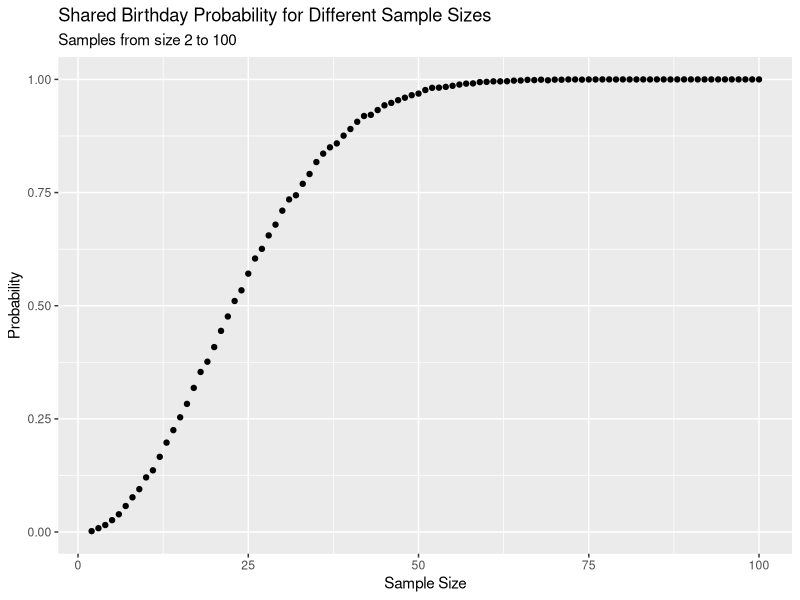

Recreate this plot in R.
## ---- chunk 1
knitr::opts_chunk$set(echo = TRUE)
## ---- chunk 2
library(ggplot2)
## ---- chunk 3
rbinom(10, size = 1000, p = .1)

rpois(10, lambda = 100)

rgeom(10, prob = .3)

rexp(10, rate = .06)

rt(10, df = 600, ncp = 5)
## ---- chunk 4
one_die <- function(){
  toss.result <- sample(c(1,2,3,4,5,6), 4, replace = TRUE)
  if(6 %in% toss.result){
    six.rolled <- TRUE
  }
  else{
    six.rolled <- FALSE
  }
  return(six.rolled)
}

six.in.4.rolls <- replicate(100000, one_die())
six.probability <- sum(six.in.4.rolls) / 100000
six.probability
## ---- chunk 5
six_dice <- function(){
  toss.list <- list()
  sixes.rolled <- FALSE
  for(i in 1:24){
    toss.list[[i]] <- sample(c(1,2,3,4,5,6), 2, replace = TRUE)
  }
  for(element in toss.list){
    if(sum(element) == 12){
      sixes.rolled <- TRUE
    }
  }
  return(sixes.rolled)
}

sixes.in.24.rolls <- replicate(100000, six_dice())
sixes.probability <- sum(sixes.in.24.rolls) / 100000
sixes.probability
## ---- chunk 6
birthday_similar <- function(n){
  birthdays <- sample(1:365, n, replace = TRUE)
  if(length(unique(birthdays)) == length(birthdays)){
    in.common <- FALSE
  }
  else{
    in.common <- TRUE
  }
  return(in.common)
}

birthday.23.people <- replicate(100000, birthday_similar(23))
prob.23.people <- sum(birthday.23.people) / 100000
prob.23.people

birthday.70.people <- replicate(100000, birthday_similar(70))
prob.70.people <- sum(birthday.70.people) / 100000
prob.70.people
## ---- chunk 7
people.prob.matrix <- matrix(nrow = 99, ncol = 2)
colnames(people.prob.matrix) <- c("People", "Probability")
for(i in 2:100){
  birthday.i.people <- replicate(10000, birthday_similar(i))
  prob.i.people <- sum(birthday.i.people) / 10000
  people.prob.matrix[i - 1, 2] <- prob.i.people
  people.prob.matrix[i - 1, 1] <- i
}
people.prob.df <- as.data.frame(people.prob.matrix)
ggplot(data = people.prob.df, aes(x = People, y = Probability)) + geom_point() + labs(title = "Shared Birthday Probability for Different Sample Sizes", subtitle = "Samples from size 2 to 100", x = "Sample Size", y = "Probability")
## ---- chunk 8
roulette_sim <- function(){
  money <- 100
  bet = 1
  game.count <- 0
  while(money > 0 & bet <= money){
    win.or.loss <- sample(c(0,1), 1, replace = TRUE)
    if(win.or.loss == 1){
      money <- money + bet
      bet <- 1
    }
    else{
      money <- money - bet
      bet <- bet * 2
    }
    game.count <- game.count + 1
  }
  return(game.count)
}

roulette.replications <- replicate(5000, roulette_sim())
mean(roulette.replications)
